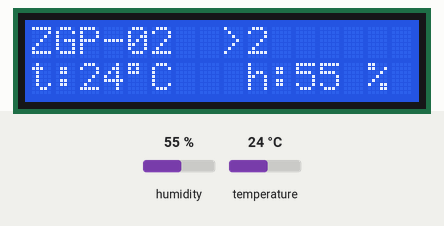
A sketch run on a simulated Arduino Uno, built with avr-gcc and run on an emulated ATmega328P. On the bench: 16×2 character LCD. The inputs (shaded band) are chosen by the test bench; at power-on: humidity 55 %, temperature 24 °C. What the sketch prints to the serial monitor is not drawn.

Above: at 2.8 s.
2.9 s: humidity set to 22 %
At 4.8 s:
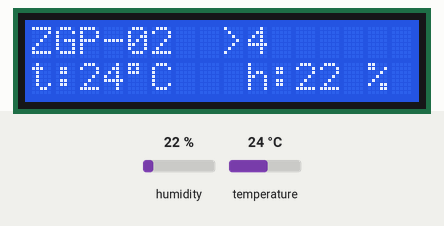
5.6 s: temperature set to 12 °C
At 6.8 s:
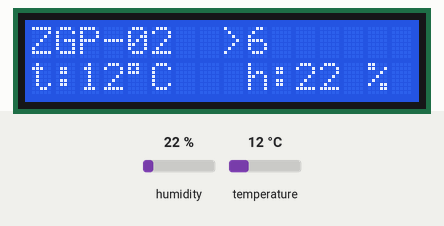
8.3 s: humidity set to 40 %
At 10.8 s:
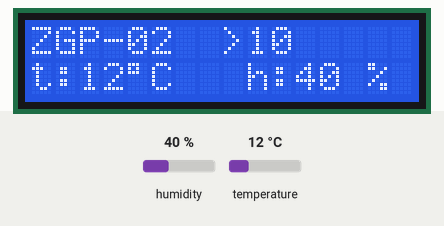
11.5 s: temperature set to 19 °C
At 12.8 s:
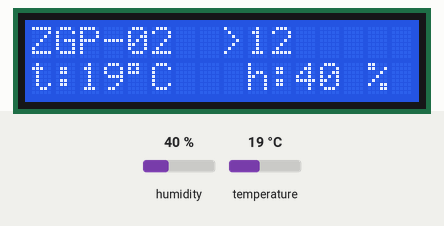
Timing chart, 0 to 14.5 s (numbered marks = the images above; inputs shaded):
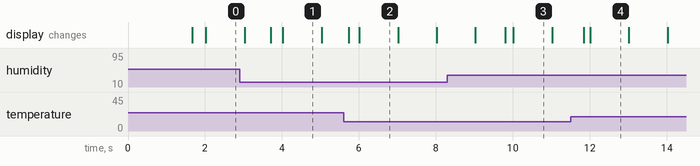

The sketch:

main.ino
```cpp
/*
  ZGP-02 Source Code
  by Tomas & Tibor Zajic (2021)
*/

#include <Wire.h>
#include <LiquidCrystal_I2C.h>
#include <DHT.h>

#define DHTPIN 2      // Pin Used - for mapping
#define DHTTYPE DHT11 // DHT 11 (AM2301)

DHT dht(DHTPIN, DHTTYPE);
LiquidCrystal_I2C lcd(0x27, 16, 2);

void setup() {
  // Start and setup the LCD
  lcd.init();
  lcd.backlight();

  // Start of Serial Monitor
  Serial.begin(9600);
  delay(500);

  // Wait before accessing Sensor
  Serial.println("Waiting for DHT11\n\n");
  delay(1000);

  // Set up the LCD's number of columns and rows:
  lcd.begin(16, 2);

  // Print a message to the LCD - First row
  lcd.print("ZGP-02");
}

void loop() {
  // Reading Temperature and humidity from DHT11 Sensor
  int t, h;
  t = dht.readTemperature();
  h = dht.readHumidity();

  // Prints time since powering up on the first row after "ZGP-02"
  lcd.setCursor(7, 0);
  lcd.print(" >");
  lcd.print(millis()/1000);

  // Second row printing (temperature data)
  lcd.setCursor(0, 1);
  lcd.print("t:");
  lcd.print(t);
  lcd.print("");
  lcd.print((char)223);
  lcd.print("C ");

  // Second row printing (humidity data)
  lcd.setCursor(9, 1);
  lcd.print("h:");
  lcd.print(h);
  lcd.print(" %");
}
```

Measured:
- what the display in image 1 shows lasts 1.0 s, from 4.0 s to 5.0 s
